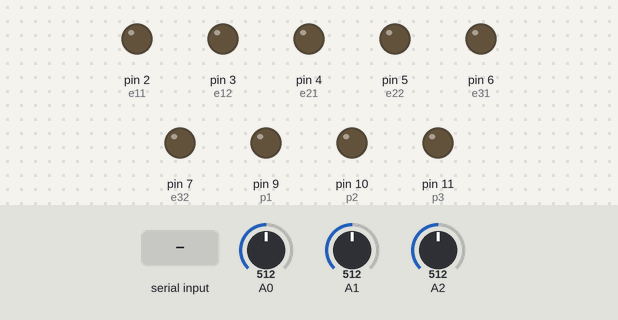
This sketch was run on a simulated Arduino Uno, built with avr-gcc and run on an emulated ATmega328P. Parts: output pins drawn as LEDs (lit = HIGH). The test bench sets the inputs (shaded band); at power-on: A0 = 512, A1 = 512, A2 = 512.

Above: at 1.2 s.
1.3 s: "1" received over Serial
At 1.8 s:
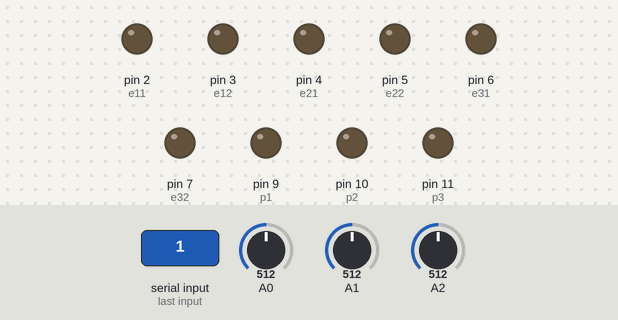
2.9 s: "2" received over Serial
At 4.2 s:
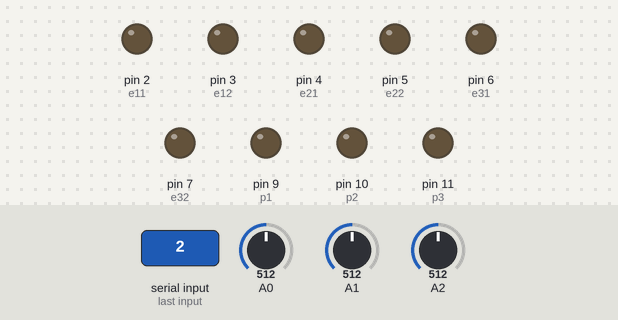
4.5 s: "3" received over Serial
At 5.4 s:
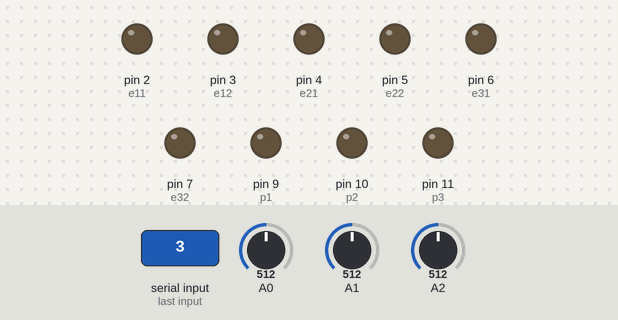
6.1 s: "4" received over Serial
At 6.7 s:
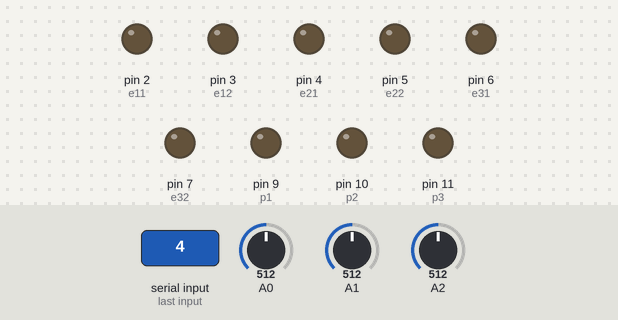
7.7 s: "5" received over Serial
At 9.0 s:
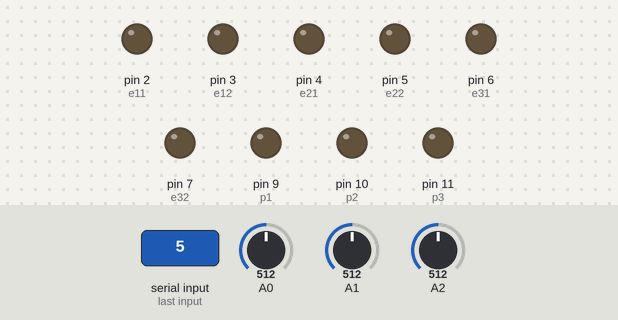
9.3 s: "6" received over Serial
At 10.3 s:
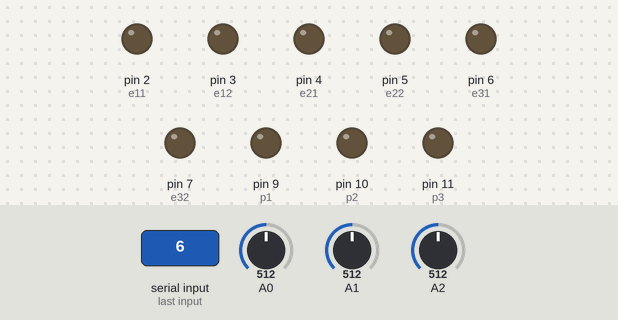
Timing chart, 0 to 11.9 s (numbered marks = the images above; inputs shaded):
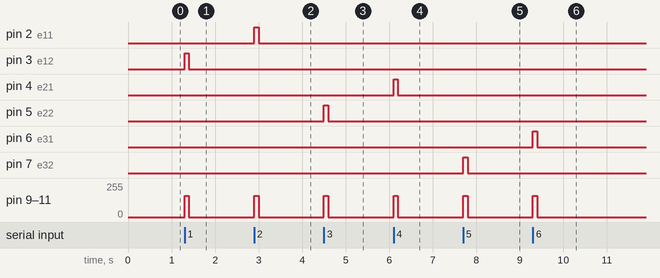

The sketch:

Brazo.ino
```cpp
//Brazo.ino

int e11=2,e12=3,e21=4,e22=5,e31=6,e32=7,p1=9,p2=10,p3=11;
int valor=160,v1,v2,v3;
int lec;

void setup() {
Serial.begin(9600);
pinMode(e11,OUTPUT);
pinMode(e12,OUTPUT);
pinMode(e21,OUTPUT);
pinMode(e22,OUTPUT);
pinMode(e31,OUTPUT);
pinMode(e32,OUTPUT);
pinMode(p3,OUTPUT);
pinMode(p2,OUTPUT);
pinMode(p1,OUTPUT);
apagar();
}


void loop() {

v1=map(analogRead(0),851,502,0,90);
v2=analogRead(1);
v3=map(analogRead(2),33,7,90,180);

if(Serial.available()>0){
	lec=Serial.read();
	if(lec=='1'){
		pe();
		digitalWrite(e11,LOW);
		digitalWrite(e12,HIGH);
		delay(100);
		apagar();
	}
	else if(lec=='2'){
		pe();
		digitalWrite(e12,LOW);
		digitalWrite(e11,HIGH);
		delay(100);
		apagar();
	}
	else if(lec=='3'){
		pe();
		digitalWrite(e21,LOW);
		digitalWrite(e22,HIGH);
		delay(100);
		apagar();
	}
	else if(lec=='4'){
		pe();
		digitalWrite(e22,LOW);
		digitalWrite(e21,HIGH);
		delay(100);
		apagar();
	}
	else if(lec=='5'){
		pe();
		digitalWrite(e31,LOW);
		digitalWrite(e32,HIGH);
		delay(100);
		apagar();
	}
	else if(lec=='6'){
		pe();
		digitalWrite(e32,LOW);
		digitalWrite(e31,HIGH);
		delay(100);
		apagar();
	}
}
/*Serial.print(v1);
Serial.print(" ");
Serial.print(v2);
Serial.print(" ");
Serial.println(v3);
*/
}


void apagar(){
	digitalWrite(e11,LOW);
	digitalWrite(e12,LOW);
	digitalWrite(e21,LOW);
	digitalWrite(e22,LOW);
	digitalWrite(e31,LOW);
	digitalWrite(e32,LOW);
	digitalWrite(p1,LOW);
	digitalWrite(p2,LOW);
	digitalWrite(p3,LOW);
}


void pe(){
  	analogWrite(p1,valor);
 	analogWrite(p2,valor);
 	analogWrite(p3,valor);
}
```

Measured:
- after the input at 1.3 s, pin 3 (e12): LOW → HIGH at once, → LOW 0.10 s later; pin 9 (p1), pin 10 (p2), pin 11 (p3): 0/255 → 160/255 at once, → 0/255 0.10 s later
- after the input at 2.9 s, pin 2 (e11): LOW → HIGH at once, → LOW 0.10 s later; pin 9 (p1), pin 10 (p2), pin 11 (p3): 0/255 → 160/255 at once, → 0/255 0.10 s later
- after the input at 4.5 s, pin 5 (e22): LOW → HIGH at once, → LOW 0.10 s later; pin 9 (p1), pin 10 (p2), pin 11 (p3): 0/255 → 160/255 at once, → 0/255 0.10 s later
- after the input at 6.1 s, pin 4 (e21): LOW → HIGH at once, → LOW 0.10 s later; pin 9 (p1), pin 10 (p2), pin 11 (p3): 0/255 → 160/255 at once, → 0/255 0.10 s later
- after the input at 7.7 s, pin 7 (e32): LOW → HIGH at once, → LOW 0.10 s later; pin 9 (p1), pin 10 (p2), pin 11 (p3): 0/255 → 160/255 at once, → 0/255 0.10 s later
- after the input at 9.3 s, pin 6 (e31): LOW → HIGH at once, → LOW 0.10 s later; pin 9 (p1), pin 10 (p2), pin 11 (p3): 0/255 → 160/255 at once, → 0/255 0.10 s later
